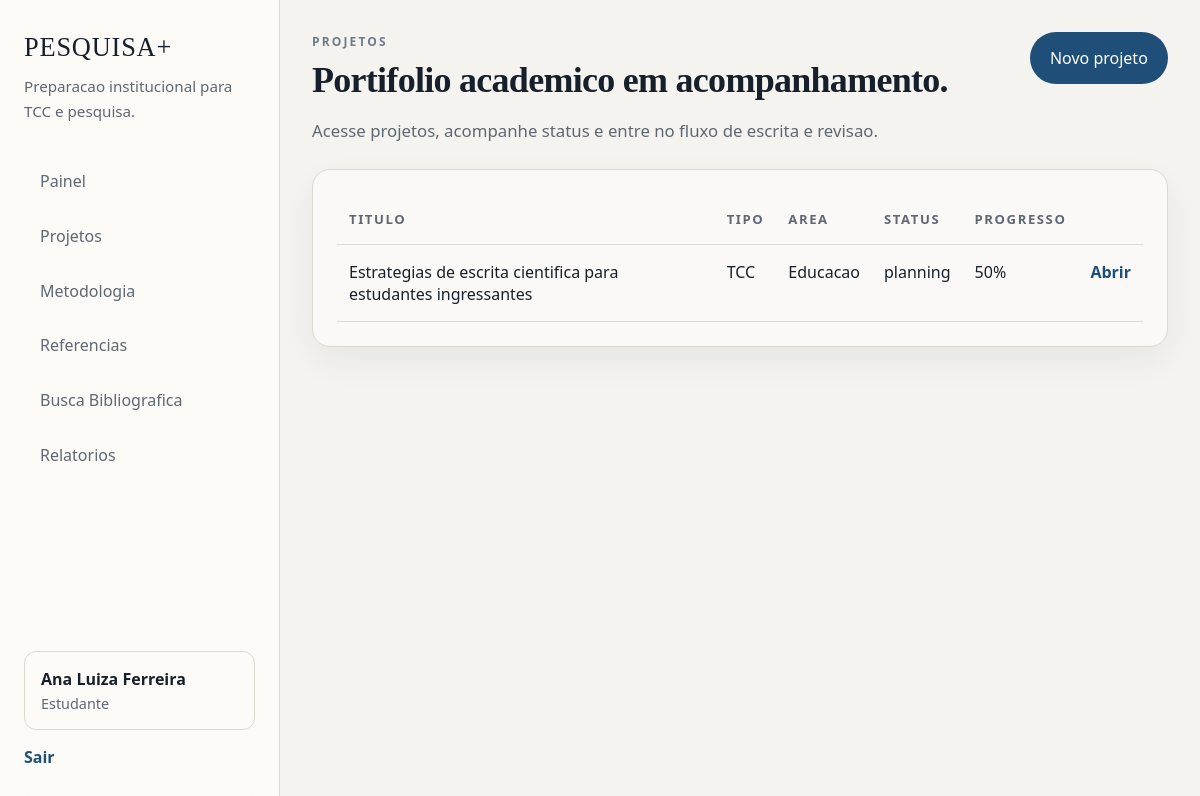
Screenshot of /projects/ (signed in) with the database file from the repository.
### app/models/domain.py (models this page shows, shortened)
class User(UserMixin, db.Model):
    __tablename__ = "users"
    id = db.Column(db.Integer, primary_key=True)
    full_name = db.Column(db.String(120), nullable=False)
    email = db.Column(db.String(120), unique=True, nullable=False, index=True)
    password_hash = db.Column(db.String(255), nullable=False)
    role_id = db.Column(db.Integer, db.ForeignKey("roles.id"), nullable=False)
    course_name = db.Column(db.String(120))
    institution = db.Column(db.String(120))
    created_at = db.Column(db.DateTime, default=utcnow, nullable=False)
    last_login_at = db.Column(db.DateTime)
    is_active_user = db.Column(db.Boolean, default=True, nullable=False)
    role = db.relationship("Role", back_populates="users")
    student_profile = db.relationship("StudentProfile", back_populates="user", uselist=False)
    teacher_profile = db.relationship("TeacherProfile", back_populates="user", uselist=False)
    student_projects = db.relationship(
        "ResearchProject",
        back_populates="student",
        foreign_keys="ResearchProject.student_id",
    )
    advised_projects = db.relationship(
        "ResearchProject",
        back_populates="advisor",
        foreign_keys="ResearchProject.advisor_id",
    )
    audit_logs = db.relationship("AuditLog", back_populates="user")
    report_snapshots = db.relationship("ReportSnapshot", back_populates="generated_by")
    @property
    def role_slug(self):
        return self.role.slug if self.role else None
    @property
    def active_project(self):
        if not self.student_projects:
            return None
        return sorted(self.student_projects, key=lambda item: item.updated_at or item.created_at, reverse=True)[0]
    @property
    def is_active(self):
        return self.is_active_user

class Role(db.Model):
    __tablename__ = "roles"
    id = db.Column(db.Integer, primary_key=True)
    slug = db.Column(db.String(50), unique=True, nullable=False)
    name = db.Column(db.String(80), nullable=False)
    description = db.Column(db.Text)
    users = db.relationship("User", back_populates="role")

class ResearchProject(db.Model):
    __tablename__ = "research_projects"
    id = db.Column(db.Integer, primary_key=True)
    student_id = db.Column(db.Integer, db.ForeignKey("users.id"), nullable=False)
    advisor_id = db.Column(db.Integer, db.ForeignKey("users.id"))
    project_type = db.Column(db.String(40), default="TCC", nullable=False)
    title = db.Column(db.String(180), nullable=False)
    thematic_area = db.Column(db.String(120))
    theme = db.Column(db.Text)
    research_problem = db.Column(db.Text)
    hypothesis = db.Column(db.Text)
    general_objective = db.Column(db.Text)
    specific_objectives = db.Column(db.Text)
    justification = db.Column(db.Text)
    methodology_summary = db.Column(db.Text)
    keywords = db.Column(db.String(255))
    course_name = db.Column(db.String(120))
    status = db.Column(db.String(40), default="planning", nullable=False)
    start_date = db.Column(db.Date, default=date.today, nullable=False)
    target_completion_date = db.Column(db.Date)
    created_at = db.Column(db.DateTime, default=utcnow, nullable=False)
    updated_at = db.Column(db.DateTime, default=utcnow, onupdate=utcnow, nullable=False)
    student = db.relationship("User", back_populates="student_projects", foreign_keys=[student_id])
    advisor = db.relationship("User", back_populates="advised_projects", foreign_keys=[advisor_id])
    sections = db.relationship(
        "ProjectSection",
        back_populates="project",
        cascade="all, delete-orphan",
        order_by="ProjectSection.display_order",
    )
    stages = db.relationship(
        "ResearchStage",
        back_populates="project",
        cascade="all, delete-orphan",
        order_by="ResearchStage.stage_order",
    )
    deadlines = db.relationship(
        "Deadline",
        back_populates="project",
        cascade="all, delete-orphan",
        order_by="Deadline.due_date",
    )
    references = db.relationship("ReferenceItem", back_populates="project", cascade="all, delete-orphan")
    bibliographic_searches = db.relationship(
        "BibliographicSearch",
        back_populates="project",
        cascade="all, delete-orphan",
        order_by="BibliographicSearch.updated_at.desc()",
    )
    progress_records = db.relationship(
        "ProgressRecord",
        back_populates="project",
        cascade="all, delete-orphan",
        order_by="ProgressRecord.recorded_at.desc()",
    )
    section_feedbacks = db.relationship("SectionFeedback", back_populates="project", cascade="all, delete-orphan")
    advisor_comments = db.relationship("AdvisorComment", back_populates="project", cascade="all, delete-orphan")
    alerts = db.relationship("RiskAlert", back_populates="project", cascade="all, delete-orphan")

class ProjectSection(db.Model):
    __tablename__ = "project_sections"
    id = db.Column(db.Integer, primary_key=True)
    project_id = db.Column(db.Integer, db.ForeignKey("research_projects.id"), nullable=False)
    key = db.Column(db.String(40), nullable=False)
    title = db.Column(db.String(120), nullable=False)
    content = db.Column(db.Text)
    status = db.Column(db.String(30), default="not_started", nullable=False)
    word_count = db.Column(db.Integer, default=0, nullable=False)
    display_order = db.Column(db.Integer, default=0, nullable=False)
    last_submitted_at = db.Column(db.DateTime)
    updated_at = db.Column(db.DateTime, default=utcnow, onupdate=utcnow, nullable=False)
    __table_args__ = (db.UniqueConstraint("project_id", "key", name="uq_project_section_key"),)
    project = db.relationship("ResearchProject", back_populates="sections")
    revisions = db.relationship(
        "SectionRevision",
        back_populates="section",
        cascade="all, delete-orphan",
        order_by="SectionRevision.version_number.desc()",
    )
    feedbacks = db.relationship(
        "SectionFeedback",
        back_populates="section",
        cascade="all, delete-orphan",
        order_by="SectionFeedback.created_at.desc()",
    )
    references = db.relationship("ReferenceItem", secondary=section_references, back_populates="sections")

class ResearchStage(db.Model):
    __tablename__ = "research_stages"
    id = db.Column(db.Integer, primary_key=True)
    project_id = db.Column(db.Integer, db.ForeignKey("research_projects.id"), nullable=False)
    title = db.Column(db.String(120), nullable=False)
    description = db.Column(db.Text)
    stage_order = db.Column(db.Integer, default=0, nullable=False)
    due_date = db.Column(db.Date)
    completed_at = db.Column(db.DateTime)
    status = db.Column(db.String(30), default="pending", nullable=False)
    project = db.relationship("ResearchProject", back_populates="stages")
    checklist_items = db.relationship(
        "StageChecklistItem",
        back_populates="stage",
        cascade="all, delete-orphan",
        order_by="StageChecklistItem.id",
    )

### app/projects/routes.py (the view)
@projects_bp.route("/")
@login_required
def index():
    if current_user.role_slug == "student":
        projects = ResearchProject.query.filter_by(student_id=current_user.id).order_by(ResearchProject.updated_at.desc()).all()
    elif current_user.role_slug == "advisor":
        projects = ResearchProject.query.filter_by(advisor_id=current_user.id).order_by(ResearchProject.updated_at.desc()).all()
    else:
        projects = ResearchProject.query.order_by(ResearchProject.updated_at.desc()).all()
    return render_template("projects/index.html", projects=projects, calculate_project_completion=calculate_project_completion)

### app/__init__.py (called while the page is built)
def create_app(config_class=DevelopmentConfig):
    load_dotenv()
    app = Flask(__name__)
    app.config.from_object(config_class)
    db.init_app(app)
    login_manager.init_app(app)
    from .models import domain  # noqa: F401
    from .models import load_user  # noqa: F401
    app.register_blueprint(main_bp)
    app.register_blueprint(auth_bp)
    app.register_blueprint(projects_bp)
    app.register_blueprint(methodology_bp)
    app.register_blueprint(references_bp)
    app.register_blueprint(bibliographic_search_bp)
    app.register_blueprint(advisor_bp)
    app.register_blueprint(admin_bp)
    app.register_blueprint(reports_bp)
    register_commands(app)
    @app.context_processor
    def inject_shell():
        return {
            "app_name": app.config["APP_NAME"],
            "institution_name": app.config["INSTITUTION_NAME"],
        }
    return app

### app/models/__init__.py (called while the page is built)
@login_manager.user_loader
def load_user(user_id):
    return db.session.get(User, int(user_id))

### app/utils/helpers.py (called while the page is built)
def percentage(part, whole):
    if not whole:
        return 0
    return round((part / whole) * 100)

### app/templates/projects/index.html (shortened to what this page needs)
{% extends 'base.html' %}
{% block content %}
<section class="page-shell">
    <div class="page-header row-header">
        <div>
            <p class="eyebrow">Projetos</p>
            <h1 class="page-title">Portifolio academico em acompanhamento.</h1>
            <p class="page-subtitle">Acesse projetos, acompanhe status e entre no fluxo de escrita e revisao.</p>
        </div>
        {% if current_user.role_slug == 'student' %}
            <a href="{{ url_for('projects.create') }}" class="button button-primary">Novo projeto</a>
        {% endif %}
    </div>
    <section class="panel">
        <table class="data-table">
            <thead>
                <tr>
                    <th>Titulo</th>
                    <th>Tipo</th>
                    <th>Area</th>
                    <th>Status</th>
                    <th>Progresso</th>
                    <th></th>
                </tr>
            </thead>
            <tbody>
                {% for project in projects %}
                    <tr>
                        <td>{{ project.title }}</td>
                        <td>{{ project.project_type }}</td>
                        <td>{{ project.thematic_area or '-' }}</td>
                        <td>{{ project.status }}</td>
                        <td>{{ calculate_project_completion(project) }}%</td>
                        <td><a href="{{ url_for('projects.detail', project_id=project.id) }}" class="text-link">Abrir</a></td>
                    </tr>
                {% else %}
                    <tr><td colspan="6">Nenhum projeto cadastrado.</td></tr>
                {% endfor %}
            </tbody>
        </table>
    </section>
</section>
{% endblock %}

### app/templates/base.html (shortened to what this page needs)
<!doctype html>
<html lang="pt-BR">
<head>
    <link rel="stylesheet" href="{{ url_for('static', filename='css/app.css') }}">
</head>
<body class="{% if current_user.is_authenticated %}app-body{% else %}public-body{% endif %}">
    {% if current_user.is_authenticated %}<div class="app-shell">
        <aside class="sidebar">
            <div class="brand-block">
                <a href="{{ url_for('main.dashboard') }}" class="brand-link">{{ app_name }}</a>
                <p class="brand-meta">Preparacao institucional para TCC e pesquisa.</p>
            </div>
            <nav class="nav-block">
                <a href="{{ url_for('main.dashboard') }}" class="nav-link">Painel</a>
                <a href="{{ url_for('projects.index') }}" class="nav-link">Projetos</a>
                <a href="{{ url_for('methodology.index') }}" class="nav-link">Metodologia</a>
                {% if current_user.role_slug == 'student' and current_user.active_project %}
                    <a href="{{ url_for('references.project_references', project_id=current_user.active_project.id) }}" class="nav-link">Referencias</a>
                    <a href="{{ url_for('bibliographic_search.index', project_id=current_user.active_project.id) }}" class="nav-link">Busca Bibliografica</a>
                {% endif %}
                <a href="{{ url_for('reports.index') }}" class="nav-link">Relatorios</a>
            </nav>
            <div class="sidebar-footer">
                <div class="user-chip">
                    <strong>{{ current_user.full_name }}</strong>
                    <span>{{ current_user.role.name }}</span>
                </div>
                <a href="{{ url_for('auth.logout') }}" class="text-link">Sair</a>
            </div>
        </aside>
        <main class="main-panel">
    {% else %}
        {% include 'partials/_flash.html' %}
    {% endif %}
    {% block content %}{% endblock %}
    {% if current_user.is_authenticated %}
        </main>
    </div>
    {% endif %}
</body>
</html>

### app/static/css/app.css (style rules this page uses)
:root { --bg: #f4f3ef; --surface: #fcfbf8; --surface-strong: #ffffff; --line: #ddd8cf; --line-strong: #c8c1b7; --text: #17202a; --muted: #5f6772; --primary: #1f4f78; --primary-soft: #e9f0f6; --accent: #6d7c8a; --success: #3d6b57; --success-soft: #e6f1ea; --warning: #9a6a2f; --warning-soft: #f8ecdd; --danger: #9c4c4c; --danger-soft: #f6e7e7; --shadow: 0 14px 34px rgba(23, 32, 42, 0.06); --radius: 18px; --radius-sm: 12px; --space-1: 0.35rem; --space-2: 0.65rem; --space-3: 1rem; --space-4: 1.5rem; --space-5: 2rem; --space-6: 3rem; --font-body: "Segoe UI", "Aptos", "Trebuchet MS", sans-serif; --font-heading: Georgia, Cambria, "Times New Roman", serif; }
* { box-sizing: border-box; }
html { scroll-behavior: smooth; }
body { margin: 0; font-family: var(--font-body); color: var(--text); background: var(--bg); }
a { color: inherit; text-decoration: none; }
p, li { line-height: 1.65; }
.app-body { min-height: 100vh; }
.app-shell { min-height: 100vh; display: grid; grid-template-columns: 280px minmax(0, 1fr); }
.sidebar { position: sticky; top: 0; min-height: 100vh; padding: var(--space-5) var(--space-4); background: rgba(252, 251, 248, 0.92); backdrop-filter: blur(12px); border-right: 1px solid var(--line); display: flex; flex-direction: column; gap: var(--space-5); }
.brand-link { display: inline-block; font-family: var(--font-heading); font-size: 1.65rem; letter-spacing: 0.03em; }
.brand-meta { margin: 0.7rem 0 0; color: var(--muted); font-size: 0.95rem; }
.nav-block { display: flex; flex-direction: column; gap: 0.35rem; }
.nav-link { padding: 0.85rem 1rem; border-radius: 999px; color: var(--muted); transition: background-color 0.2s ease, color 0.2s ease, transform 0.2s ease; }
.sidebar-footer { margin-top: auto; display: flex; flex-direction: column; gap: 1rem; }
.user-chip { padding: 1rem; background: var(--surface); border: 1px solid var(--line); border-radius: var(--radius-sm); }
.user-chip strong, .user-chip span { display: block; }
.user-chip span { color: var(--muted); margin-top: 0.25rem; font-size: 0.9rem; }
.main-panel { padding: var(--space-5); }
.page-shell { max-width: 1240px; margin: 0 auto; display: flex; flex-direction: column; gap: var(--space-4); }
.page-header { max-width: 920px; }
.row-header { display: flex; align-items: flex-start; justify-content: space-between; gap: var(--space-4); }
.eyebrow, .panel-label { margin: 0 0 0.6rem; text-transform: uppercase; letter-spacing: 0.18em; color: var(--accent); font-size: 0.75rem; font-weight: 700; }
.page-title, .hero-title { margin: 0; font-family: var(--font-heading); font-weight: 600; line-height: 1.1; letter-spacing: -0.02em; }
.page-title { font-size: clamp(2rem, 3vw, 3.3rem); }
.page-subtitle, .hero-copy { margin: 1rem 0 0; color: var(--muted); font-size: 1.05rem; max-width: 780px; }
.hero-panel, .hero-card, .panel, .metric-card, .module-card, .auth-card, .reference-item, .stage-card { background: rgba(252, 251, 248, 0.86); border: 1px solid var(--line); border-radius: var(--radius); box-shadow: var(--shadow); }
.panel { padding: 1.5rem; }
.button, .icon-button, .toggle-check { display: inline-flex; align-items: center; justify-content: center; gap: 0.45rem; border-radius: 999px; padding: 0.86rem 1.2rem; border: 1px solid transparent; cursor: pointer; transition: transform 0.18s ease, background-color 0.2s ease, border-color 0.2s ease; }
.button-primary { background: var(--primary); color: white; }
.text-link { color: var(--primary); font-weight: 600; }
.data-table { width: 100%; border-collapse: collapse; }
.data-table th, .data-table td { text-align: left; padding: 1rem 0.75rem; border-bottom: 1px solid rgba(200, 193, 183, 0.6); vertical-align: top; }
.data-table th { color: var(--muted); font-size: 0.82rem; text-transform: uppercase; letter-spacing: 0.12em; font-weight: 600; }

### rows the page displays
User: full_name "Ana Luiza Ferreira"
Role: role.name "Estudante"
ResearchProject: title "Estrategias de escrita cientifica para estudantes ingressantes", project_type "TCC", thematic_area "Educacao", status "planning", title+thematic_area+theme "50"

### other values shown
{{ app_name }} "PESQUISA+"
